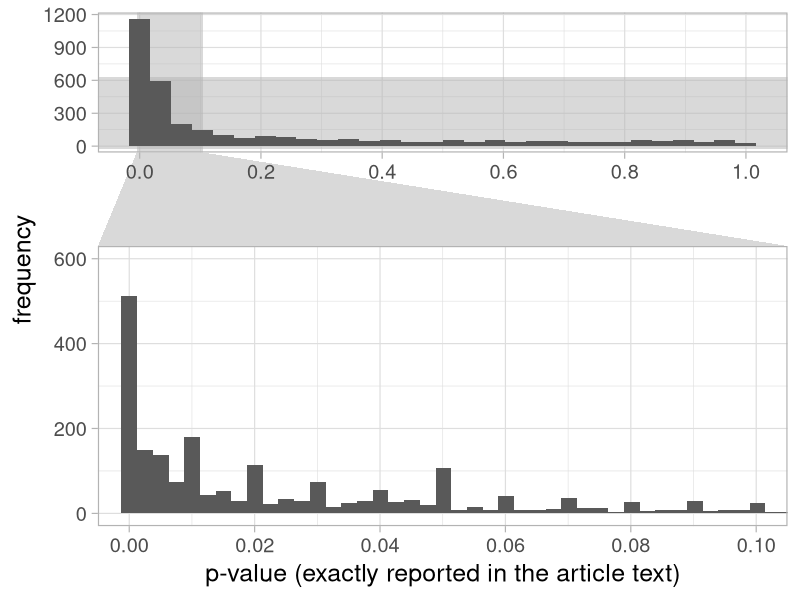
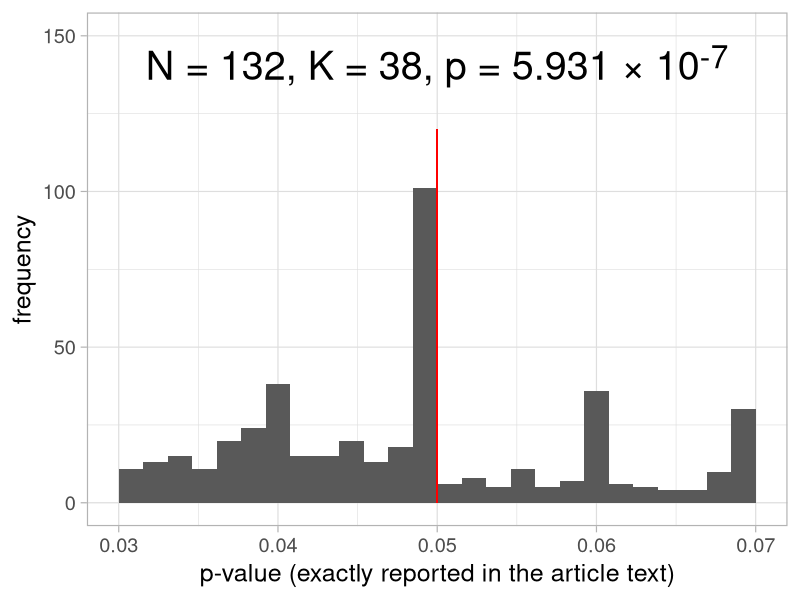
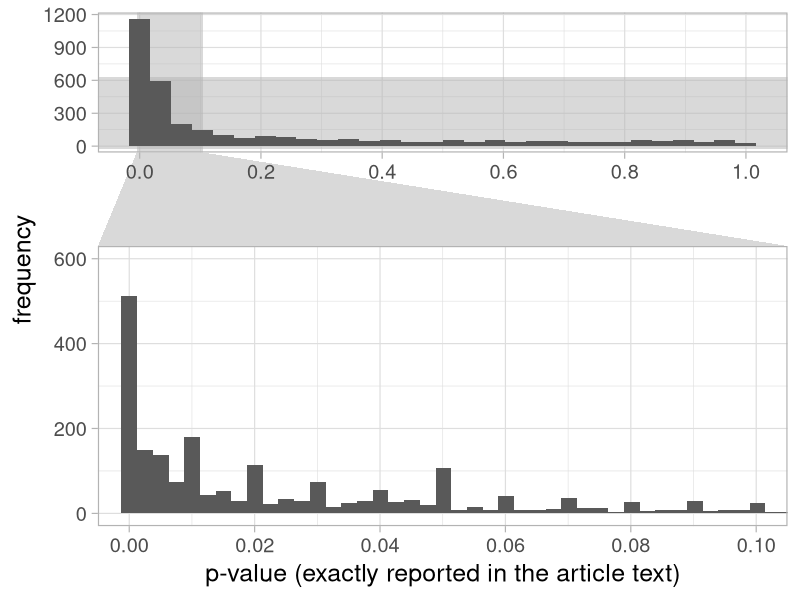
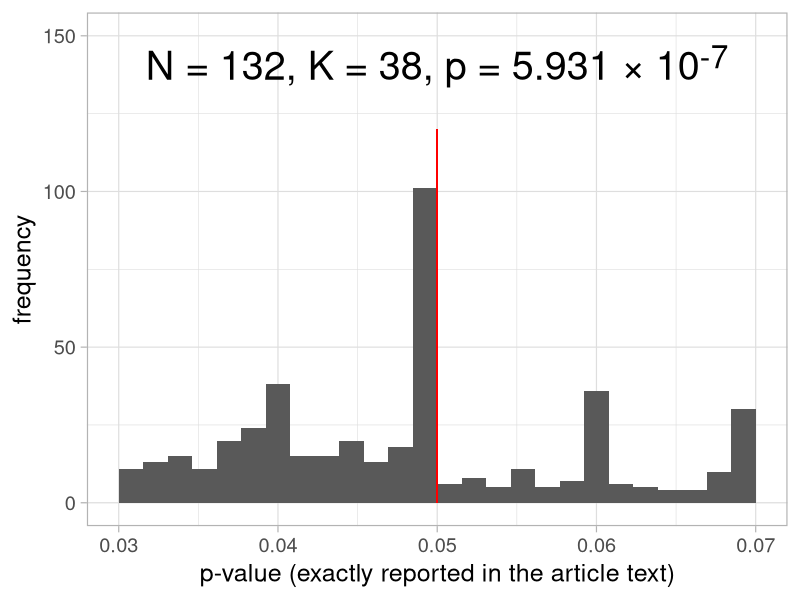

These figures' R source, in order:
# https://github.com/chartgerink/dissertation/blob/master/02-peerj_reanalyzing.Rmd

# only on exactly reported values

library(tidyverse)

ft_df_ps_clean <-  read_csv("data/jas_p_values_only.csv")

# following http://phd.chjh.nl/distributions-of-p-values-between-01-05-in-psychology-what-is-going-on.html
# .03875-.04] and (.04875-.05

# and https://www.ncbi.nlm.nih.gov/pmc/articles/PMC4830257/
# their example is this: "For example, if 40 and 60 p-values are observed 
# in the intervals .04–.045 and .045–.05, respectively, then Pr = .6 
# and the binomial test results in p-value = .0284, suggesting evidence 
# for a bump below .05. "

confirming <- 
binom.test(40,
           100, 
           alternative = "less",
           p = 1/2)

ft_df_ps_clean_caliper <- 
  ft_df_ps_clean %>% 
  filter(reporting == "exact") %>% 
  mutate(in_caliper = ifelse(p_value %in% c(0.03875, 0.04000), "smaller", 
                             ifelse(p_value %in% c(0.04875, 0.05000), "larger", ""))) %>% 
  filter(in_caliper != "") %>% 
  count(in_caliper)

caliper_test_binom_test <- 
binom.test(ft_df_ps_clean_caliper$n[2],
           sum(ft_df_ps_clean_caliper$n), 
           p = 1/2,
           alternative = "less")

library(ggforce)

ft_df_ps_clean_zoom_plot_data <- 
ft_df_ps_clean %>% 
  filter(reporting == "exact") %>% 
  filter(p_value < 1,
         p_value > 0) 

# zoom facet
# from here: https://www.data-imaginist.com/2019/the-ggforce-awakens-again/
  ggplot() +
  geom_histogram(aes(p_value),
                 mutate(ft_df_ps_clean_zoom_plot_data,
                        z = FALSE),
                 bins = 30)  +
  geom_histogram(aes(p_value),
                 mutate(ft_df_ps_clean_zoom_plot_data,
                        z = TRUE),
                   bins = 400) +   
  facet_zoom(
    xlim = c(0, 0.1), 
    ylim = c(0, 600),
    zoom.data = z,
    horizontal = FALSE) +
  theme(zoom.y = element_blank(), 
        validate = FALSE) +
  scale_x_continuous(breaks = pretty) +
  theme_light(base_size = 18) +
  ylab("frequency") +
  xlab("p-value (exactly reported in the article text)")

ggsave("docs/jas_p_value_distribution.png",
       w = 14,
       h = 6,
       dpi = 600)

caliper_n <- unname(caliper_test_binom_test$parameter)
caliper_k <- unname(caliper_test_binom_test$statistic)
caliper_p <- round(unname(caliper_test_binom_test$p.value), 10)

df <- data.frame(
  x = 0.05,
  y = 140,
  label = paste0(  "N = ", caliper_n, 
                   ", K = ", caliper_k, 
                   ", p = ", knitr:::format_sci(caliper_p, 'html')  , "") 
)


library(ggtext)

ggplot(ft_df_ps_clean_zoom_plot_data) +
  aes(p_value) +
  geom_histogram(bins = 27)  +
  geom_segment(x = 0.05,
            xend = 0.05,
            y = 0,
            yend = 120,
             colour = "red") +
  xlim(0.03, 0.07) +
  ylim(0, 150) +
  theme_minimal() +
  ylab("frequency") +
  xlab("p-value (exactly reported in the article text)") +
  geom_richtext(
    data = df,
    aes(x, y, 
        label = label),
    fill = NA, 
    label.color = NA,
    size = 10
  ) +
  theme_light(base_size = 18) 

ggsave("docs/jas_p_value_caliper_test.png",
       w = 14,
       h = 6,
       dpi = 600)



